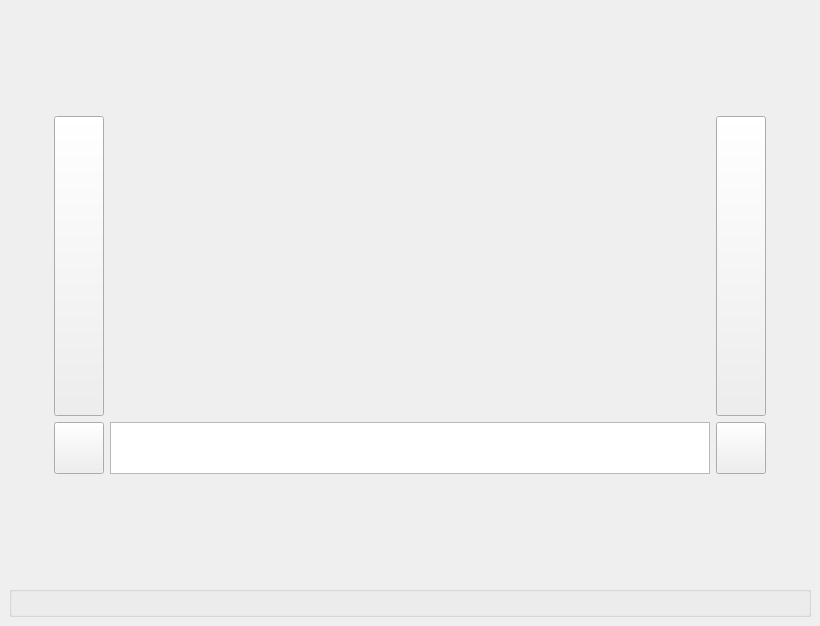
<?xml version="1.0" encoding="UTF-8"?>
<ui version="4.0">
 <class>Inspector_DockWidget</class>
 <widget class="QDockWidget" name="Inspector_DockWidget">
  <property name="geometry">
   <rect>
    <x>0</x>
    <y>0</y>
    <width>820</width>
    <height>626</height>
   </rect>
  </property>
  <property name="windowTitle">
   <string>Inspector</string>
  </property>
  <widget class="QWidget" name="Inspector_dockWidgetContents">
   <layout class="QGridLayout" name="Inspector_dockWidgetContents_gridLayout">
    <item row="1" column="0" colspan="4">
     <widget class="QGroupBox" name="Inspector_Options_groupBox">
      <property name="title">
       <string/>
      </property>
      <layout class="QGridLayout" name="Inspector_Options_groupBox_gridLayout"/>
     </widget>
    </item>
    <item row="0" column="0" colspan="4">
     <widget class="QFrame" name="Inspector_Overall_frame">
      <layout class="QGridLayout" name="Inspector_Overall_frame_gridLayout">
       <item row="6" column="1">
        <spacer name="Bottom_verticalSpacer">
         <property name="orientation">
          <enum>Qt::Vertical</enum>
         </property>
         <property name="sizeHint" stdset="0">
          <size>
           <width>20</width>
           <height>40</height>
          </size>
         </property>
        </spacer>
       </item>
       <item row="0" column="1">
        <spacer name="Top_verticalSpacer">
         <property name="orientation">
          <enum>Qt::Vertical</enum>
         </property>
         <property name="sizeHint" stdset="0">
          <size>
           <width>20</width>
           <height>40</height>
          </size>
         </property>
        </spacer>
       </item>
       <item row="1" column="1">
        <widget class="QFrame" name="Content_frame">
         <layout class="QGridLayout" name="Content_frame_gridLayout">
          <item row="0" column="0">
           <widget class="QLabel" name="Title_label">
            <property name="text">
             <string/>
            </property>
            <property name="wordWrap">
             <bool>true</bool>
            </property>
           </widget>
          </item>
          <item row="1" column="0">
           <layout class="QHBoxLayout" name="Image_horizontalLayout">
            <item>
             <widget class="QPushButton" name="Previous_Ibl_Set_pushButton">
              <property name="sizePolicy">
               <sizepolicy hsizetype="Minimum" vsizetype="Expanding">
                <horstretch>0</horstretch>
                <verstretch>0</verstretch>
               </sizepolicy>
              </property>
              <property name="minimumSize">
               <size>
                <width>50</width>
                <height>0</height>
               </size>
              </property>
              <property name="maximumSize">
               <size>
                <width>50</width>
                <height>16777215</height>
               </size>
              </property>
              <property name="statusTip">
               <string>Previous Ibl Set Push Button: Navigates To Previous Ibl Set In The Current Selected Collection.</string>
              </property>
              <property name="text">
               <string/>
              </property>
             </widget>
            </item>
            <item>
             <widget class="QLabel" name="Image_label">
              <property name="minimumSize">
               <size>
                <width>600</width>
                <height>300</height>
               </size>
              </property>
              <property name="text">
               <string/>
              </property>
              <property name="alignment">
               <set>Qt::AlignCenter</set>
              </property>
              <property name="wordWrap">
               <bool>true</bool>
              </property>
              <property name="textInteractionFlags">
               <set>Qt::LinksAccessibleByMouse|Qt::TextSelectableByMouse</set>
              </property>
             </widget>
            </item>
            <item>
             <widget class="QPushButton" name="Next_Ibl_Set_pushButton">
              <property name="sizePolicy">
               <sizepolicy hsizetype="Minimum" vsizetype="Expanding">
                <horstretch>0</horstretch>
                <verstretch>0</verstretch>
               </sizepolicy>
              </property>
              <property name="minimumSize">
               <size>
                <width>50</width>
                <height>0</height>
               </size>
              </property>
              <property name="maximumSize">
               <size>
                <width>50</width>
                <height>16777215</height>
               </size>
              </property>
              <property name="statusTip">
               <string>Next Ibl Set Push Button: Navigates To Next Ibl Set In The Current Selected Collection.</string>
              </property>
              <property name="text">
               <string/>
              </property>
             </widget>
            </item>
           </layout>
          </item>
          <item row="3" column="0">
           <widget class="QLabel" name="Details_label">
            <property name="text">
             <string/>
            </property>
            <property name="wordWrap">
             <bool>true</bool>
            </property>
           </widget>
          </item>
          <item row="2" column="0">
           <widget class="QFrame" name="Plates_frame">
            <layout class="QGridLayout" name="Platres_frame_gridLayout">
             <property name="margin">
              <number>0</number>
             </property>
             <item row="0" column="0">
              <widget class="QPushButton" name="Previous_Plate_pushButton">
               <property name="minimumSize">
                <size>
                 <width>50</width>
                 <height>52</height>
                </size>
               </property>
               <property name="maximumSize">
                <size>
                 <width>50</width>
                 <height>52</height>
                </size>
               </property>
               <property name="statusTip">
                <string>Previous Plate Push Button: Navigates To Previous Inspector Ibl Set Plate.</string>
               </property>
               <property name="text">
                <string/>
               </property>
              </widget>
             </item>
             <item row="0" column="2">
              <widget class="QPushButton" name="Next_Plate_pushButton">
               <property name="minimumSize">
                <size>
                 <width>50</width>
                 <height>52</height>
                </size>
               </property>
               <property name="maximumSize">
                <size>
                 <width>50</width>
                 <height>52</height>
                </size>
               </property>
               <property name="statusTip">
                <string>Next Plate Push Button: Navigates To Next Inspector Ibl Set Plate.</string>
               </property>
               <property name="text">
                <string/>
               </property>
              </widget>
             </item>
             <item row="0" column="1">
              <widget class="QListView" name="Plates_listView">
               <property name="sizePolicy">
                <sizepolicy hsizetype="Expanding" vsizetype="Fixed">
                 <horstretch>0</horstretch>
                 <verstretch>0</verstretch>
                </sizepolicy>
               </property>
               <property name="minimumSize">
                <size>
                 <width>600</width>
                 <height>52</height>
                </size>
               </property>
               <property name="maximumSize">
                <size>
                 <width>16777215</width>
                 <height>52</height>
                </size>
               </property>
              </widget>
             </item>
            </layout>
           </widget>
          </item>
         </layout>
        </widget>
       </item>
       <item row="1" column="0">
        <spacer name="Left_horizontalSpacer">
         <property name="orientation">
          <enum>Qt::Horizontal</enum>
         </property>
         <property name="sizeHint" stdset="0">
          <size>
           <width>40</width>
           <height>20</height>
          </size>
         </property>
        </spacer>
       </item>
       <item row="1" column="2">
        <spacer name="Right_horizontalSpacer">
         <property name="orientation">
          <enum>Qt::Horizontal</enum>
         </property>
         <property name="sizeHint" stdset="0">
          <size>
           <width>40</width>
           <height>20</height>
          </size>
         </property>
        </spacer>
       </item>
      </layout>
     </widget>
    </item>
   </layout>
  </widget>
 </widget>
 <resources/>
 <connections/>
</ui>
